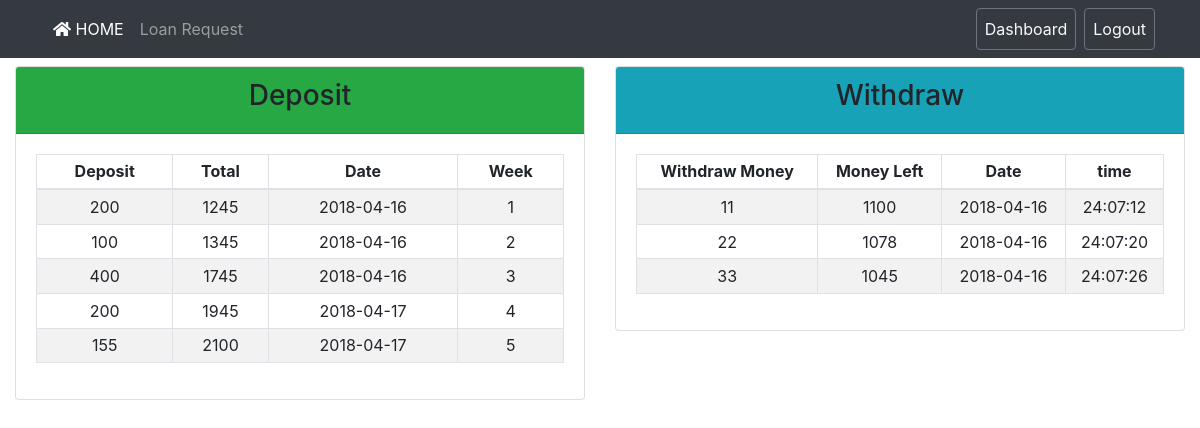
The page /admin_userDetails.php?name=imran (signed in) on the database as committed earlier.
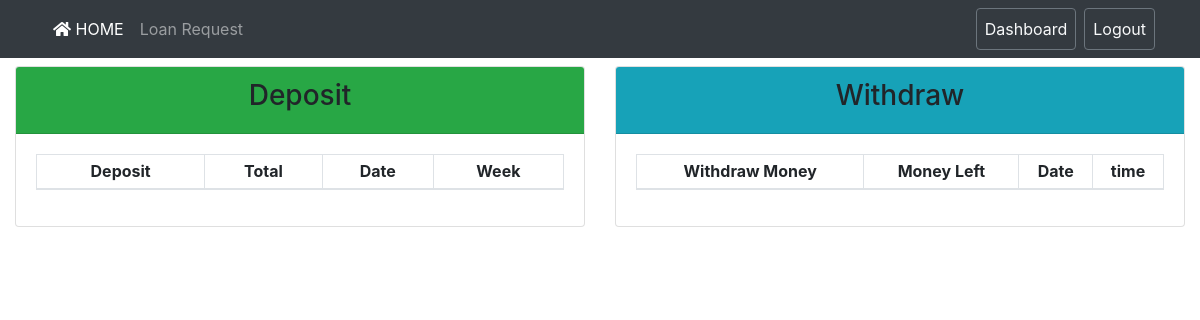
The same page on the database as committed later.
### tables this page shows
CREATE TABLE `ams_deposit` (
  `id` int(11) NOT NULL,
  `username` varchar(50) NOT NULL,
  `depositMoney` int(11) NOT NULL,
  `totalMoney` int(11) NOT NULL,
  `date` varchar(20) NOT NULL
);

CREATE TABLE `withdraw_status` (
  `id` int(11) NOT NULL,
  `username` varchar(50) NOT NULL,
  `beforeWithdraw` varchar(10) NOT NULL,
  `withdrawMoney` varchar(10) NOT NULL,
  `afterWithdraw` varchar(10) NOT NULL,
  `time` varchar(8) NOT NULL,
  `date` varchar(11) NOT NULL
);

### admin_userDetails.php (the view, shortened to what this page needs)
<?php
require 'config.php';
$name = mysqli_real_escape_string($conn, $_GET['name']);
?>
<!DOCTYPE html>
<html>
<head>
	<link rel="stylesheet" href="asset/css/bootstrap.min.css">
	<link rel="stylesheet" href="asset/css/style.css">
	<link rel="stylesheet" href="https://use.fontawesome.com/releases/v5.0.8/css/solid.css">
	<link rel="stylesheet" href="https://use.fontawesome.com/releases/v5.0.8/css/fontawesome.css">
</head>
<body class="text-center">
	<nav class="navbar navbar-expand-lg navbar-dark bg-dark">
		<div class="container">
			<div class="collapse navbar-collapse" id="AMSNavbar">
				<ul class="navbar-nav mr-auto">
					<li class="nav-item active">
						<a class="nav-link" href="index.php">
							<i class="fas fa-home"></i>
							HOME
						</a>
					</li>
					<li class="nav-item">
						<a class="nav-link" href="admin_loan.php">
							Loan Request
						</a>
					</li>
				</ul>
				<ul class="navbar-nav my-2 my-md-0">
					<li class="nav-item">
						<a class="nav-link btn btn-outline-secondary text-light" href="admin_dashboard.php">Dashboard</a>
					</li>
					<li class="ml-2 nav-item">
						<a class="nav-link btn btn-outline-secondary text-light" href="logout.php">Logout</a>
					</li>
				</ul>
			</div>
		</div>
	</nav>
	<main role="main" class="container-fluid">
		<div class="row">
			<div class="col-md-6 mt-2">
				<div class="card">
					<div class="card-header bg-success">
						<h3>Deposit</h3>
					</div>
					<div class="card-body">
						<table class="table table-hover table-sm table-bordered table-striped">
							<thead>
								<tr>
									<th scope="col">Deposit</th>
									<th scope="col">Total</th>
									<th scope="col">Date</th>
									<th scope="col">Week</th>
								</tr>
							</thead>
							<tbody>
								<?php
									$depoData = array();
									$depoSqlQuery = "SELECT `depositMoney`, `totalMoney`, `date` FROM `ams_deposit` WHERE `username` = '$name' ORDER by `id` ASC";
									if ($depoResult = $conn->query($depoSqlQuery)) {
										while ($depoRows = $depoResult->fetch_array(MYSQLI_ASSOC)) {
											$depoData[] = $depoRows;
										}
									}
									$week = 1;
									foreach ($depoData as $depoRow) {
										echo "<tr>";
										echo "<td>" . $depoRow['depositMoney'] . "</td>";
										echo "<td>" . $depoRow['totalMoney'] . "</td>";
										echo "<td>" . $depoRow['date'] . "</td>";
										echo "<td>" . $week . "</td>";
										echo "</tr>";
										$week++;
									}
								?>
							</tbody>
						</table>
					</div>
				</div>
			</div>
			<div class="col-md-6 mt-2">
				<div class="card">
					<div class="card-header bg-info">
						<h3>Withdraw</h3>
					</div>
					<div class="card-body">
						<table class="table table-hover table-sm table-bordered table-striped">
							<thead>
								<tr>
									<th scope="col">Withdraw Money</th>
									<th scope="col">Money Left</th>
									<th scope="col">Date</th>
									<th scope="col">time</th>
								</tr>
							</thead>
							<tbody>
								<?php
									$withdrawData = array();
									$withdrawSqlQuery = "SELECT `withdrawMoney`, `afterWithdraw`, `time`, `date` FROM `withdraw_status` WHERE `username` = '$name' ORDER by `id` ASC";
									if ($withdrawResult = $conn->query($withdrawSqlQuery)) {
										while ($withdrawRows = $withdrawResult->fetch_array(MYSQLI_ASSOC)) {
											$withdrawData[] = $withdrawRows;
										}
									}
									foreach ($withdrawData as $withdrawRow) {
										echo "<tr>";
										echo "<td>" . $withdrawRow['withdrawMoney'] . "</td>";
										echo "<td>" . $withdrawRow['afterWithdraw'] . "</td>";
										echo "<td>" . $withdrawRow['date'] . "</td>";
										echo "<td>" . $withdrawRow['time'] . "</td>";
										echo "</tr>";
									}
								?>
							</tbody>
						</table>
					</div>
				</div>
			</div>
		</div>
	</main>
</body>
</html>

Rows that differ between the two databases and show on the page:
removed ams_deposit: depositMoney "200", totalMoney "1245", date "2018-04-16"
removed ams_deposit: depositMoney "100", totalMoney "1345", date "2018-04-16"
removed ams_deposit: depositMoney "400", totalMoney "1745", date "2018-04-16"
removed ams_deposit: depositMoney "200", totalMoney "1945", date "2018-04-17"
removed ams_deposit: depositMoney "155", totalMoney "2100", date "2018-04-17"
removed withdraw_status: withdrawMoney "11", afterWithdraw "1100", date "2018-04-16", time "24:07:12"
removed withdraw_status: withdrawMoney "22", afterWithdraw "1078", date "2018-04-16", time "24:07:20"
removed withdraw_status: withdrawMoney "33", afterWithdraw "1045", date "2018-04-16", time "24:07:26"
